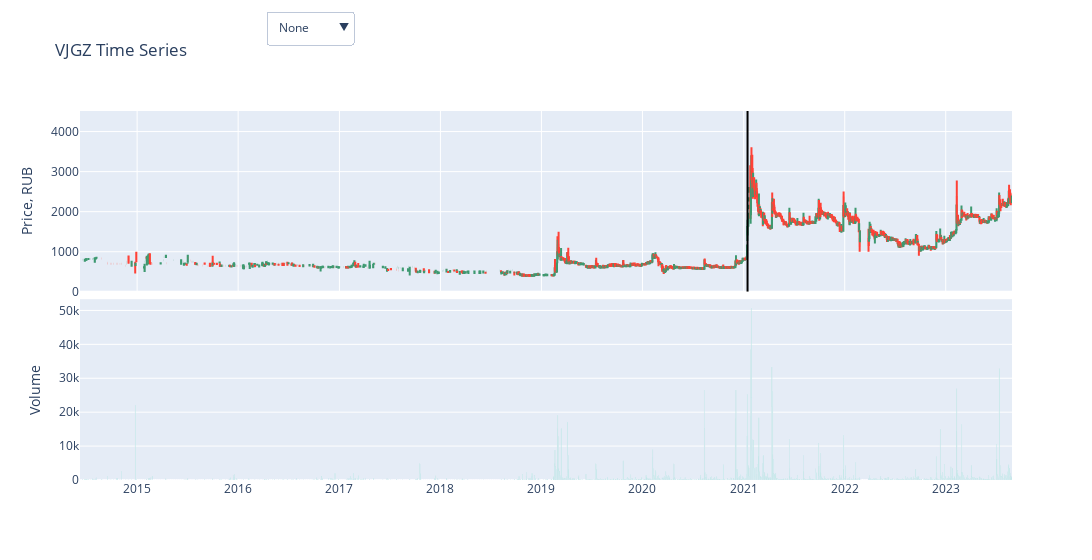

The notebook cell saved with this chart:
### Markdown cell above
As expected, there are still many highly correlated columns. We should consider addressing this issue later. Ultimately, it may be sufficient to use just one or two columns.

But what about anomalies?

### Code cell
# anomalies
a_df = anomaly_detect(sec_df["CLOSE"], True,True,True )
anomaly_plot(sec_df, a_df, n_list)

### Figure 1 — Plotly figure (JSON) as saved in the notebook; plotly's stock layout.template omitted (floating-point values rounded to 4 significant figures; data arrays with more than 128 entries replaced by an {"elided": "..."} marker saying what was removed)
{"data": [{"close": {"elided": "2326 int values"}, "high": {"elided": "2326 int values"}, "low": {"elided": "2326 float values"}, "open": {"elided": "2326 float values"}, "type": "candlestick", "x": {"elided": "2326 str values"}, "xaxis": "x", "yaxis": "y"}, {"marker": {"color": "black"}, "mode": "lines", "type": "scatter", "x": ["2021-01-14T20:17:00", "2021-01-14T20:17:00"], "y": [0, 4512.0]}, {"opacity": 1, "type": "bar", "x": {"elided": "2326 str values"}, "xaxis": "x2", "y": {"elided": "2326 int values"}, "yaxis": "y2"}], "layout": {"showlegend": false, "title": {"text": "VJGZ Time Series "}, "updatemenus": [{"active": 0, "buttons": [{"args": [{"shapes": []}], "label": "None", "method": "relayout"}, {"args": [{"shapes": []}], "label": "3over20", "method": "relayout"}, {"args": [{"shapes": [{"fillcolor": "#ff4757", "line": {"color": "#ff4757", "opacity": 0.8}, "opacity": 0.3, "type": "rect", "x0": "2019-02-25T00:00:00", "x1": "2019-02-28T00:00:00", "xref": "x", "y0": 0, "y1": 4512.0, "yref": "y"}, {"fillcolor": "#ff4757", "line": {"color": "#ff4757", "opacity": 0.8}, "opacity": 0.3, "type": "rect", "x0": "2021-01-12T00:00:00", "x1": "2021-01-15T00:00:00", "xref": "x", "y0": 0, "y1": 4512.0, "yref": "y"}]}], "label": "80over3", "method": "relayout"}, {"args": [{"shapes": [{"fillcolor": "#f0c419", "line": {"color": "#f0c419", "opacity": 0.8}, "opacity": 0.3, "type": "rect", "x0": "2015-07-03T00:00:00", "x1": "2015-07-03T00:00:00", "xref": "x", "y0": 0, "y1": 4512.0, "yref": "y"}, {"fillcolor": "#f0c419", "line": {"color": "#f0c419", "opacity": 0.8}, "opacity": 0.3, "type": "rect", "x0": "2017-04-20T00:00:00", "x1": "2017-04-20T00:00:00", "xref": "x", "y0": 0, "y1": 4512.0, "yref": "y"}, {"fillcolor": "#f0c419", "line": {"color": "#f0c419", "opacity": 0.8}, "opacity": 0.3, "type": "rect", "x0": "2019-02-18T00:00:00", "x1": "2019-02-18T00:00:00", "xref": "x", "y0": 0, "y1": 4512.0, "yref": "y"}, {"fillcolor": "#f0c419", "line": {"color": "#f0c419", "opacity": 0.8}, "opacity": 0.3, "type": "rect", "x0": "2019-02-26T00:00:00", "x1": "2019-02-27T00:00:00", "xref": "x", "y0": 0, "y1": 4512.0, "yref": "y"}, {"fillcolor": "#f0c419", "line": {"color": "#f0c419", "opacity": 0.8}, "opacity": 0.3, "type": "rect", "x0": "2019-03-01T00:00:00", "x1": "2019-03-01T00:00:00", "xref": "x", "y0": 0, "y1": 4512.0, "yref": "y"}, {"fillcolor": "#f0c419", "line": {"color": "#f0c419", "opacity": 0.8}, "opacity": 0.3, "type": "rect", "x0": "2019-04-04T00:00:00", "x1": "2019-04-04T00:00:00", "xref": "x", "y0": 0, "y1": 4512.0, "yref": "y"}, {"fillcolor": "#f0c419", "line": {"color": "#f0c419", "opacity": 0.8}, "opacity": 0.3, "type": "rect", "x0": "2020-03-26T00:00:00", "x1": "2020-03-26T00:00:00", "xref": "x", "y0": 0, "y1": 4512.0, "yref": "y"}, {"fillcolor": "#f0c419", "line": {"color": "#f0c419", "opacity": 0.8}, "opacity": 0.3, "type": "rect", "x0": "2020-08-12T00:00:00", "x1": "2020-08-12T00:00:00", "xref": "x", "y0": 0, "y1": 4512.0, "yref": "y"}, {"fillcolor": "#f0c419", "line": {"color": "#f0c419", "opacity": 0.8}, "opacity": 0.3, "type": "rect", "x0": "2020-12-02T00:00:00", "x1": "2020-12-02T00:00:00", "xref": "x", "y0": 0, "y1": 4512.0, "yref": "y"}, {"fillcolor": "#f0c419", "line": {"color": "#f0c419", "opacity": 0.8}, "opacity": 0.3, "type": "rect", "x0": "2020-12-04T00:00:00", "x1": "2020-12-04T00:00:00", "xref": "x", "y0": 0, "y1": 4512.0, "yref": "y"}, {"fillcolor": "#f0c419", "line": {"color": "#f0c419", "opacity": 0.8}, "opacity": 0.3, "type": "rect", "x0": "2021-01-13T00:00:00", "x1": "2021-01-14T00:00:00", "xref": "x", "y0": 0, "y1": 4512.0, "yref": "y"}, {"fillcolor": "#f0c419", "line": {"color": "#f0c419", "opacity": 0.8}, "opacity": 0.3, "type": "rect", "x0": "2021-01-27T00:00:00", "x1": "2021-01-28T00:00:00", "xref": "x", "y0": 0, "y1": 4512.0, "yref": "y"}, {"fillcolor": "#f0c419", "line": {"color": "#f0c419", "opacity": 0.8}, "opacity": 0.3, "type": "rect", "x0": "2021-04-13T00:00:00", "x1": "2021-04-13T00:00:00", "xref": "x", "y0": 0, "y1": 4512.0, "yref": "y"}, {"fillcolor": "#f0c419", "line": {"color": "#f0c419", "opacity": 0.8}, "opacity": 0.3, "type": "rect", "x0": "2021-06-15T00:00:00", "x1": "2021-06-15T00:00:00", "xref": "x", "y0": 0, "y1": 4512.0, "yref": "y"}, {"fillcolor": "#f0c419", "line": {"color": "#f0c419", "opacity": 0.8}, "opacity": 0.3, "type": "rect", "x0": "2021-09-29T00:00:00", "x1": "2021-09-29T00:00:00", "xref": "x", "y0": 0, "y1": 4512.0, "yref": "y"}, {"fillcolor": "#f0c419", "line": {"color": "#f0c419", "opacity": 0.8}, "opacity": 0.3, "type": "rect", "x0": "2021-12-27T00:00:00", "x1": "2021-12-27T00:00:00", "xref": "x", "y0": 0, "y1": 4512.0, "yref": "y"}, {"fillcolor": "#f0c419", "line": {"color": "#f0c419", "opacity": 0.8}, "opacity": 0.3, "type": "rect", "x0": "2022-02-25T00:00:00", "x1": "2022-02-25T00:00:00", "xref": "x", "y0": 0, "y1": 4512.0, "yref": "y"}, {"fillcolor": "#f0c419", "line": {"color": "#f0c419", "opacity": 0.8}, "opacity": 0.3, "type": "rect", "x0": "2022-03-31T00:00:00", "x1": "2022-03-31T00:00:00", "xref": "x", "y0": 0, "y1": 4512.0, "yref": "y"}, {"fillcolor": "#f0c419", "line": {"color": "#f0c419", "opacity": 0.8}, "opacity": 0.3, "type": "rect", "x0": "2022-11-28T00:00:00", "x1": "2022-11-28T00:00:00", "xref": "x", "y0": 0, "y1": 4512.0, "yref": "y"}, {"fillcolor": "#f0c419", "line": {"color": "#f0c419", "opacity": 0.8}, "opacity": 0.3, "type": "rect", "x0": "2023-02-09T00:00:00", "x1": "2023-02-09T00:00:00", "xref": "x", "y0": 0, "y1": 4512.0, "yref": "y"}, {"fillcolor": "#f0c419", "line": {"color": "#f0c419", "opacity": 0.8}, "opacity": 0.3, "type": "rect", "x0": "2023-07-13T00:00:00", "x1": "2023-07-13T00:00:00", "xref": "x", "y0": 0, "y1": 4512.0, "yref": "y"}]}], "label": "quantile", "method": "relayout"}, {"args": [{"shapes": [{"fillcolor": "#578ca9", "line": {"color": "#578ca9", "opacity": 0.8}, "opacity": 0.3, "type": "rect", "x0": "2021-01-14T00:00:00", "x1": "2021-02-08T00:00:00", "xref": "x", "y0": 0, "y1": 4512.0, "yref": "y"}]}], "label": "persist", "method": "relayout"}, {"args": [{"shapes": [{"fillcolor": "#19aa9c", "line": {"color": "#19aa9c", "opacity": 0.8}, "opacity": 0.3, "type": "rect", "x0": "2020-11-30T00:00:00", "x1": "2020-12-30T00:00:00", "xref": "x", "y0": 0, "y1": 4512.0, "yref": "y"}]}], "label": "volatility", "method": "relayout"}, {"args": [{"shapes": [{"fillcolor": "#ff4757", "line": {"color": "#ff4757", "opacity": 0.8}, "opacity": 0.3, "type": "rect", "x0": "2019-02-25T00:00:00", "x1": "2019-02-28T00:00:00", "xref": "x", "y0": 0, "y1": 4512.0, "yref": "y"}, {"fillcolor": "#ff4757", "line": {"color": "#ff4757", "opacity": 0.8}, "opacity": 0.3, "type": "rect", "x0": "2021-01-12T00:00:00", "x1": "2021-01-15T00:00:00", "xref": "x", "y0": 0, "y1": 4512.0, "yref": "y"}, {"fillcolor": "#f0c419", "line": {"color": "#f0c419", "opacity": 0.8}, "opacity": 0.3, "type": "rect", "x0": "2015-07-03T00:00:00", "x1": "2015-07-03T00:00:00", "xref": "x", "y0": 0, "y1": 4512.0, "yref": "y"}, {"fillcolor": "#f0c419", "line": {"color": "#f0c419", "opacity": 0.8}, "opacity": 0.3, "type": "rect", "x0": "2017-04-20T00:00:00", "x1": "2017-04-20T00:00:00", "xref": "x", "y0": 0, "y1": 4512.0, "yref": "y"}, {"fillcolor": "#f0c419", "line": {"color": "#f0c419", "opacity": 0.8}, "opacity": 0.3, "type": "rect", "x0": "2019-02-18T00:00:00", "x1": "2019-02-18T00:00:00", "xref": "x", "y0": 0, "y1": 4512.0, "yref": "y"}, {"fillcolor": "#f0c419", "line": {"color": "#f0c419", "opacity": 0.8}, "opacity": 0.3, "type": "rect", "x0": "2019-02-26T00:00:00", "x1": "2019-02-27T00:00:00", "xref": "x", "y0": 0, "y1": 4512.0, "yref": "y"}, {"fillcolor": "#f0c419", "line": {"color": "#f0c419", "opacity": 0.8}, "opacity": 0.3, "type": "rect", "x0": "2019-03-01T00:00:00", "x1": "2019-03-01T00:00:00", "xref": "x", "y0": 0, "y1": 4512.0, "yref": "y"}, {"fillcolor": "#f0c419", "line": {"color": "#f0c419", "opacity": 0.8}, "opacity": 0.3, "type": "rect", "x0": "2019-04-04T00:00:00", "x1": "2019-04-04T00:00:00", "xref": "x", "y0": 0, "y1": 4512.0, "yref": "y"}, {"fillcolor": "#f0c419", "line": {"color": "#f0c419", "opacity": 0.8}, "opacity": 0.3, "type": "rect", "x0": "2020-03-26T00:00:00", "x1": "2020-03-26T00:00:00", "xref": "x", "y0": 0, "y1": 4512.0, "yref": "y"}, {"fillcolor": "#f0c419", "line": {"color": "#f0c419", "opacity": 0.8}, "opacity": 0.3, "type": "rect", "x0": "2020-08-12T00:00:00", "x1": "2020-08-12T00:00:00", "xref": "x", "y0": 0, "y1": 4512.0, "yref": "y"}, {"fillcolor": "#f0c419", "line": {"color": "#f0c419", "opacity": 0.8}, "opacity": 0.3, "type": "rect", "x0": "2020-12-02T00:00:00", "x1": "2020-12-02T00:00:00", "xref": "x", "y0": 0, "y1": 4512.0, "yref": "y"}, {"fillcolor": "#f0c419", "line": {"color": "#f0c419", "opacity": 0.8}, "opacity": 0.3, "type": "rect", "x0": "2020-12-04T00:00:00", "x1": "2020-12-04T00:00:00", "xref": "x", "y0": 0, "y1": 4512.0, "yref": "y"}, {"fillcolor": "#f0c419", "line": {"color": "#f0c419", "opacity": 0.8}, "opacity": 0.3, "type": "rect", "x0": "2021-01-13T00:00:00", "x1": "2021-01-14T00:00:00", "xref": "x", "y0": 0, "y1": 4512.0, "yref": "y"}, {"fillcolor": "#f0c419", "line": {"color": "#f0c419", "opacity": 0.8}, "opacity": 0.3, "type": "rect", "x0": "2021-01-27T00:00:00", "x1": "2021-01-28T00:00:00", "xref": "x", "y0": 0, "y1": 4512.0, "yref": "y"}, {"fillcolor": "#f0c419", "line": {"color": "#f0c419", "opacity": 0.8}, "opacity": 0.3, "type": "rect", "x0": "2021-04-13T00:00:00", "x1": "2021-04-13T00:00:00", "xref": "x", "y0": 0, "y1": 4512.0, "yref": "y"}, {"fillcolor": "#f0c419", "line": {"color": "#f0c419", "opacity": 0.8}, "opacity": 0.3, "type": "rect", "x0": "2021-06-15T00:00:00", "x1": "2021-06-15T00:00:00", "xref": "x", "y0": 0, "y1": 4512.0, "yref": "y"}, {"fillcolor": "#f0c419", "line": {"color": "#f0c419", "opacity": 0.8}, "opacity": 0.3, "type": "rect", "x0": "2021-09-29T00:00:00", "x1": "2021-09-29T00:00:00", "xref": "x", "y0": 0, "y1": 4512.0, "yref": "y"}, {"fillcolor": "#f0c419", "line": {"color": "#f0c419", "opacity": 0.8}, "opacity": 0.3, "type": "rect", "x0": "2021-12-27T00:00:00", "x1": "2021-12-27T00:00:00", "xref": "x", "y0": 0, "y1": 4512.0, "yref": "y"}, {"fillcolor": "#f0c419", "line": {"color": "#f0c419", "opacity": 0.8}, "opacity": 0.3, "type": "rect", "x0": "2022-02-25T00:00:00", "x1": "2022-02-25T00:00:00", "xref": "x", "y0": 0, "y1": 4512.0, "yref": "y"}, {"fillcolor": "#f0c419", "line": {"color": "#f0c419", "opacity": 0.8}, "opacity": 0.3, "type": "rect", "x0": "2022-03-31T00:00:00", "x1": "2022-03-31T00:00:00", "xref": "x", "y0": 0, "y1": 4512.0, "yref": "y"}, {"fillcolor": "#f0c419", "line": {"color": "#f0c419", "opacity": 0.8}, "opacity": 0.3, "type": "rect", "x0": "2022-11-28T00:00:00", "x1": "2022-11-28T00:00:00", "xref": "x", "y0": 0, "y1": 4512.0, "yref": "y"}, {"fillcolor": "#f0c419", "line": {"color": "#f0c419", "opacity": 0.8}, "opacity": 0.3, "type": "rect", "x0": "2023-02-09T00:00:00", "x1": "2023-02-09T00:00:00", "xref": "x", "y0": 0, "y1": 4512.0, "yref": "y"}, {"fillcolor": "#f0c419", "line": {"color": "#f0c419", "opacity": 0.8}, "opacity": 0.3, "type": "rect", "x0": "2023-07-13T00:00:00", "x1": "2023-07-13T00:00:00", "xref": "x", "y0": 0, "y1": 4512.0, "yref": "y"}, {"fillcolor": "#578ca9", "line": {"color": "#578ca9", "opacity": 0.8}, "opacity": 0.3, "type": "rect", "x0": "2021-01-14T00:00:00", "x1": "2021-02-08T00:00:00", "xref": "x", "y0": 0, "y1": 4512.0, "yref": "y"}, {"fillcolor": "#19aa9c", "line": {"color": "#19aa9c", "opacity": 0.8}, "opacity": 0.3, "type": "rect", "x0": "2020-11-30T00:00:00", "x1": "2020-12-30T00:00:00", "xref": "x", "y0": 0, "y1": 4512.0, "yref": "y"}]}], "label": "All", "method": "relayout"}], "x": 0.2, "xanchor": "left", "y": 1.27, "yanchor": "top"}], "width": 1200, "xaxis": {"anchor": "y", "domain": [0, 1], "matches": "x2", "rangeslider": {"visible": false}, "showticklabels": false}, "xaxis2": {"anchor": "y2", "domain": [0, 1]}, "yaxis": {"anchor": "x", "domain": [0.51, 1], "range": [0, 4512.0], "title": {"text": "Price, RUB"}}, "yaxis2": {"anchor": "x2", "domain": [0, 0.49], "title": {"text": "Volume"}}}}
